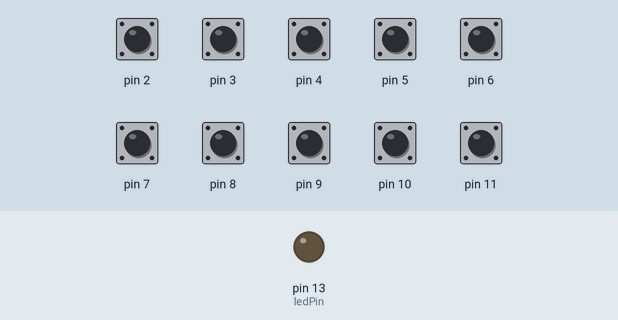
A sketch run on a simulated Arduino Uno, built with avr-gcc and run on an emulated ATmega328P. On the bench: output pins drawn as LEDs (lit = HIGH). The inputs (shaded band) are chosen by the test bench; at power-on: pin 2–11 HIGH. What the sketch prints to the serial monitor is not drawn.

Above: at 1.2 s.
1.3 s: pin 11 pulled LOW for 0.15 s
At 1.8 s:
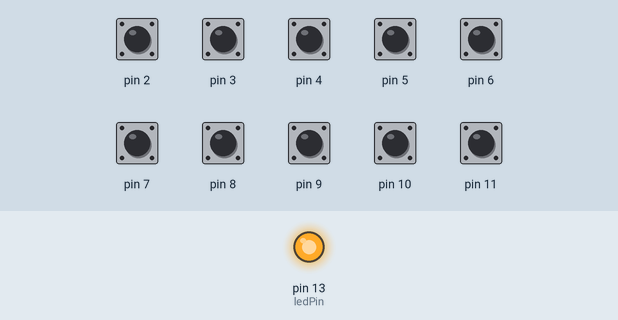
2.9 s: pin 2 pulled LOW for 0.15 s
4.5 s: pin 3 pulled LOW for 0.15 s
6.1 s: pin 4 pulled LOW for 0.15 s
7.7 s: pin 5 pulled LOW for 0.15 s
9.3 s: pin 6 pulled LOW for 0.15 s
Timing chart, 0 to 11.9 s (numbered marks = the images above; inputs shaded):
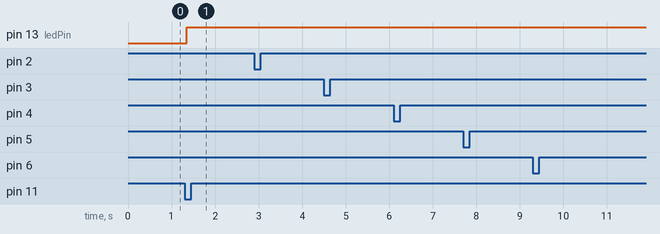

The sketch:

multitap_arduino.ino
```cpp
const int ledPin = 13;

const char* keyChars[] = {"abc", "def", "ghi", "jkl", "mno", "pqrs", "tuv", "wxyz", " .,"};
int lastKeyStates[] = {HIGH, HIGH, HIGH, HIGH, HIGH, HIGH, HIGH, HIGH, HIGH, HIGH};
int oldKeyStates[] = {HIGH, HIGH, HIGH, HIGH, HIGH, HIGH, HIGH, HIGH, HIGH, HIGH};
int newKeyStates[] = {HIGH, HIGH, HIGH, HIGH, HIGH, HIGH, HIGH, HIGH, HIGH, HIGH};
unsigned long lastDebounceTimes[] = {0, 0, 0, 0, 0, 0, 0, 0, 0, 0};

// abc corresponds to button 2
const int buttonOffset = 2;
const int numButtons = 10;
const unsigned long timeout = 1000;
const unsigned long debounceDelay = 50;
const bool preview = true;

bool capsOn = false;

int lastPressedKey = -1;
int lastPressedCharInd = -1;
unsigned long lastPressedTime = millis();

char waitingChar = '\0';

void setup() {
  Serial.begin(9600);
  pinMode(ledPin, OUTPUT);
  int i;
  for (i = 0; i < numButtons; i++)
  {
    pinMode(i+buttonOffset, INPUT);
    digitalWrite(i+buttonOffset, HIGH);
  }
}

int getPressedKey()
{
  int toReturn = -1;
  for (int i = 0; i < numButtons; ++i)
  {
    int currReading = digitalRead(i+buttonOffset);
    if (currReading != lastKeyStates[i])
    {
      lastDebounceTimes[i] = millis();
    }
    if (millis() - lastDebounceTimes[i] > debounceDelay)
    {
      if (currReading != newKeyStates[i])
      {
        oldKeyStates[i] = newKeyStates[i];
        newKeyStates[i] = currReading;
      }
    }

    if (newKeyStates[i] == LOW && oldKeyStates[i] == HIGH)
    {
      toReturn = i;
      oldKeyStates[i] = LOW;
    }
    lastKeyStates[i] = currReading;
  }
  return toReturn;
}


char getKeyChar(int button, int ind)
{
  if (button == 8 && capsOn)
  {
    return('<');
  }
  const char* possibleChars = keyChars[button];
  int realInd = ind % strlen(possibleChars);
  if (capsOn)
  {
    return toupper(possibleChars[realInd]);
  }
  else
  {
    return possibleChars[realInd];
  }
}

void loop() {
  digitalWrite(ledPin, capsOn);
  int pressedKey = getPressedKey();
  if (millis() > lastPressedTime + timeout)
  {
    lastPressedKey = -1;
    if (!preview && waitingChar != '\0')
    {
      Serial.print(waitingChar);
      waitingChar = '\0';
    }
  }
  if (pressedKey == 9)
  {
    capsOn = !capsOn;
  }
  else if (pressedKey != -1)
  {
    if (pressedKey == lastPressedKey)
    {
      ++lastPressedCharInd;
      if (preview)
      {
        char c = getKeyChar(pressedKey, lastPressedCharInd);
        if (c != '<')
        {
          Serial.print('<');
        }
        Serial.print(getKeyChar(pressedKey, lastPressedCharInd));
      }
      else
      {
        waitingChar = getKeyChar(pressedKey, lastPressedCharInd);
      }
      //show next letter on same key
    }
    else
    {
      lastPressedCharInd = 0;
      if (preview)
      {
        Serial.print(getKeyChar(pressedKey, 0));
      }
      else if (!preview && waitingChar != '\0')
      {
        Serial.print(waitingChar);
        waitingChar = getKeyChar(pressedKey, 0);
      }
    }
    lastPressedTime = millis();
    lastPressedKey = pressedKey;
  }
}
```

Measured:
- after the input at 1.3 s, pin 13 (ledPin): LOW → HIGH after 0.05 s
- after the input at 2.9 s, every drawn part: stays the same
- after the input at 4.5 s, every drawn part: stays the same
- after the input at 6.1 s, every drawn part: stays the same
- after the input at 7.7 s, every drawn part: stays the same
- after the input at 9.3 s, every drawn part: stays the same
